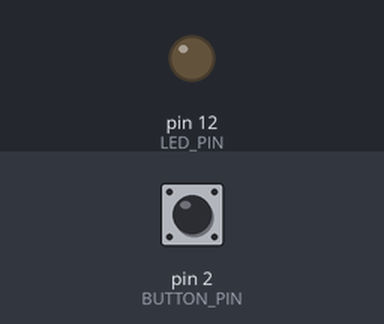
Bench run of a sketch on a simulated Arduino Uno, built with avr-gcc and run on an emulated ATmega328P. Parts: output pins drawn as LEDs (lit = HIGH). The test bench sets the inputs (shaded band); at power-on: pin 2 (BUTTON_PIN) HIGH.

Above: at 1.2 s.
1.3 s: pin 2 (BUTTON_PIN) pulled LOW for 0.15 s
At 1.7 s:
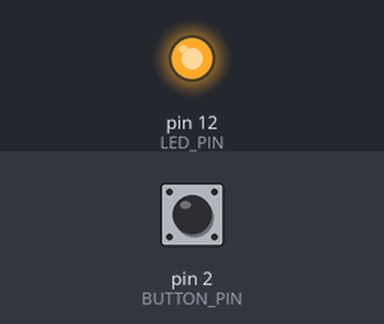
4.4 s: pin 2 (BUTTON_PIN) pulled LOW for 1 s
At 6.8 s:
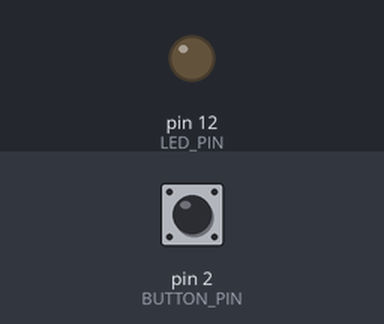
7.9 s: pin 2 (BUTTON_PIN) pulled LOW for 3.2 s
At 9.1 s:
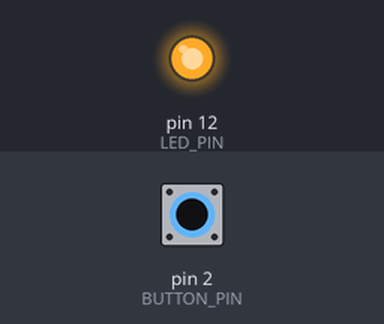
Timing chart, 0 to 11.4 s (numbered marks = the images above; inputs shaded):
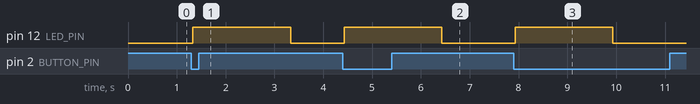

The sketch:

Press_button_light_on.ino
```cpp
const byte BUTTON_PIN = 2;
const byte LED_PIN = 12;

void setup() {
  pinMode(BUTTON_PIN, INPUT_PULLUP);
  pinMode(LED_PIN, OUTPUT);
  digitalWrite(LED_PIN, LOW);
}

void loop() {
  if (digitalRead(BUTTON_PIN) == LOW) {
    delay(30);  // Debounce the button

    if (digitalRead(BUTTON_PIN) == LOW) {
      digitalWrite(LED_PIN, HIGH);
      delay(2000);  // LED on for 2 seconds
      digitalWrite(LED_PIN, LOW);

      // Wait for release so holding it doesn't repeat
      while (digitalRead(BUTTON_PIN) == LOW) {
        delay(10);
      }
      delay(30);
    }
  }
}
```

Measured:
- after the input at 1.3 s, pin 12 (LED_PIN): LOW → HIGH at once, → LOW 2.0 s later
- after the input at 4.4 s, pin 12 (LED_PIN): LOW → HIGH at once, → LOW 2.0 s later
- after the input at 7.9 s, pin 12 (LED_PIN): LOW → HIGH at once, → LOW 2.0 s later
